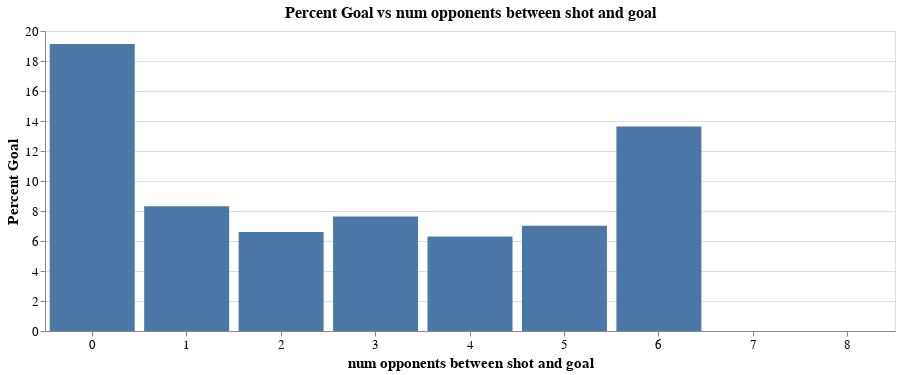

Notebook source saved alongside this figure:
### Markdown cell above
Now we can use our function to plot the desired variables:

### Code cell
plot_percent_goal_vs_attr("num opponents between shot and goal", "bar")

### Figure 1 — Vega-Lite specification as saved in the notebook (floating-point values rounded to 4 significant figures)
{"$schema": "https://vega.github.io/schema/vega-lite/v3.4.0.json", "config": {"axis": {"labelFontSize": 13, "titleFontSize": 15}, "mark": {"tooltip": null}, "title": {"fontSize": 16}, "view": {"height": 300, "width": 400}}, "data": {"name": "data-7476ba2bf7e296ad6ef4435360266014"}, "datasets": {"data-7476ba2bf7e296ad6ef4435360266014": [{"Goal": 702, "No Goal": 2966, "Percent Goal": 19.14, "num opponents between shot and goal": 0}, {"Goal": 170, "No Goal": 1872, "Percent Goal": 8.321, "num opponents between shot and goal": 1}, {"Goal": 42, "No Goal": 592, "Percent Goal": 6.604, "num opponents between shot and goal": 2}, {"Goal": 21, "No Goal": 251, "Percent Goal": 7.636, "num opponents between shot and goal": 3}, {"Goal": 8, "No Goal": 115, "Percent Goal": 6.299, "num opponents between shot and goal": 4}, {"Goal": 4, "No Goal": 48, "Percent Goal": 7.018, "num opponents between shot and goal": 5}, {"Goal": 3, "No Goal": 13, "Percent Goal": 13.64, "num opponents between shot and goal": 6}, {"Goal": 0, "No Goal": 1, "Percent Goal": 0, "num opponents between shot and goal": 7}, {"Goal": 0, "No Goal": 1, "Percent Goal": 0, "num opponents between shot and goal": 8}]}, "encoding": {"x": {"axis": {"labelAngle": 0, "title": "num opponents between shot and goal"}, "field": "num opponents between shot and goal", "type": "nominal"}, "y": {"axis": {"title": "Percent Goal"}, "field": "Percent Goal", "type": "quantitative"}}, "height": 300, "mark": "bar", "title": "Percent Goal vs num opponents between shot and goal", "width": 850}
